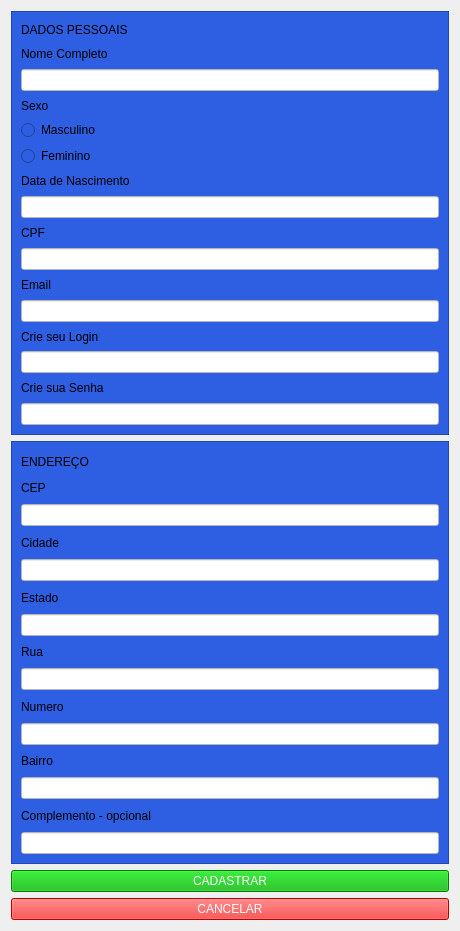
<?xml version="1.0" encoding="UTF-8"?>
<ui version="4.0">
 <class>Form</class>
 <widget class="QWidget" name="Form">
  <property name="geometry">
   <rect>
    <x>0</x>
    <y>0</y>
    <width>460</width>
    <height>931</height>
   </rect>
  </property>
  <property name="windowTitle">
   <string>Form</string>
  </property>
  <layout class="QVBoxLayout" name="verticalLayout_3">
   <item>
    <widget class="QFrame" name="DADOS_PESSOAIS">
     <property name="styleSheet">
      <string notr="true">background-color: rgb(46, 94, 226);
font: 9pt &quot;Nirmala UI&quot;;</string>
     </property>
     <property name="frameShape">
      <enum>QFrame::Shape::StyledPanel</enum>
     </property>
     <property name="frameShadow">
      <enum>QFrame::Shadow::Raised</enum>
     </property>
     <layout class="QVBoxLayout" name="verticalLayout">
      <item>
       <widget class="QLabel" name="title_dados_pessoais">
        <property name="styleSheet">
         <string notr="true">font: 14pt &quot;Comic Sans MS&quot;;
</string>
        </property>
        <property name="text">
         <string>DADOS PESSOAIS</string>
        </property>
       </widget>
      </item>
      <item>
       <widget class="QLabel" name="nome_completo">
        <property name="styleSheet">
         <string notr="true">font: 10pt &quot;Nirmala UI&quot;;</string>
        </property>
        <property name="text">
         <string>Nome Completo</string>
        </property>
       </widget>
      </item>
      <item>
       <widget class="QLineEdit" name="lineEdit_nome_completo">
        <property name="styleSheet">
         <string notr="true">background-color: rgb(255, 255, 255);
font: 9pt &quot;Nirmala UI&quot;;</string>
        </property>
       </widget>
      </item>
      <item>
       <widget class="QLabel" name="label_sexo">
        <property name="styleSheet">
         <string notr="true">font: 10pt &quot;Nirmala UI&quot;;</string>
        </property>
        <property name="text">
         <string>Sexo</string>
        </property>
       </widget>
      </item>
      <item>
       <widget class="QRadioButton" name="sx_masculino">
        <property name="text">
         <string>Masculino</string>
        </property>
       </widget>
      </item>
      <item>
       <widget class="QRadioButton" name="sx_feminino">
        <property name="text">
         <string>Feminino</string>
        </property>
       </widget>
      </item>
      <item>
       <widget class="QLabel" name="dataNascimento">
        <property name="styleSheet">
         <string notr="true">font: 10pt &quot;Nirmala UI&quot;;</string>
        </property>
        <property name="text">
         <string>Data de Nascimento</string>
        </property>
       </widget>
      </item>
      <item>
       <widget class="QLineEdit" name="lineEdit_dataNascimento">
        <property name="styleSheet">
         <string notr="true">background-color: rgb(255, 255, 255);</string>
        </property>
       </widget>
      </item>
      <item>
       <widget class="QLabel" name="cpf">
        <property name="styleSheet">
         <string notr="true">font: 10pt &quot;Nirmala UI&quot;;</string>
        </property>
        <property name="text">
         <string>CPF</string>
        </property>
       </widget>
      </item>
      <item>
       <widget class="QLineEdit" name="lineEdit_cpf">
        <property name="styleSheet">
         <string notr="true">background-color: rgb(255, 255, 255);</string>
        </property>
       </widget>
      </item>
      <item>
       <widget class="QLabel" name="email">
        <property name="styleSheet">
         <string notr="true">font: 10pt &quot;Nirmala UI&quot;;</string>
        </property>
        <property name="text">
         <string>Email</string>
        </property>
       </widget>
      </item>
      <item>
       <widget class="QLineEdit" name="lineEdit_email">
        <property name="styleSheet">
         <string notr="true">background-color: rgb(255, 255, 255);</string>
        </property>
       </widget>
      </item>
      <item>
       <widget class="QLabel" name="label_login">
        <property name="styleSheet">
         <string notr="true">font: 10pt &quot;Nirmala UI&quot;;</string>
        </property>
        <property name="text">
         <string>Crie seu Login</string>
        </property>
       </widget>
      </item>
      <item>
       <widget class="QLineEdit" name="lineEdit_login">
        <property name="styleSheet">
         <string notr="true">background-color: rgb(255, 255, 255);</string>
        </property>
       </widget>
      </item>
      <item>
       <widget class="QLabel" name="label_senha">
        <property name="styleSheet">
         <string notr="true">font: 10pt &quot;Nirmala UI&quot;;</string>
        </property>
        <property name="text">
         <string>Crie sua Senha</string>
        </property>
       </widget>
      </item>
      <item>
       <widget class="QLineEdit" name="lineEdit_senha">
        <property name="styleSheet">
         <string notr="true">background-color: rgb(255, 255, 255);</string>
        </property>
       </widget>
      </item>
     </layout>
    </widget>
   </item>
   <item>
    <widget class="QFrame" name="ENDERECO">
     <property name="styleSheet">
      <string notr="true">background-color: rgb(46, 94, 226);
font: 9pt &quot;Nirmala UI&quot;;</string>
     </property>
     <property name="frameShape">
      <enum>QFrame::Shape::StyledPanel</enum>
     </property>
     <property name="frameShadow">
      <enum>QFrame::Shadow::Raised</enum>
     </property>
     <layout class="QVBoxLayout" name="verticalLayout_2">
      <item>
       <widget class="QLabel" name="title_endereco">
        <property name="styleSheet">
         <string notr="true">font: 14pt &quot;Comic Sans MS&quot;;</string>
        </property>
        <property name="text">
         <string>ENDEREÇO</string>
        </property>
       </widget>
      </item>
      <item>
       <widget class="QLabel" name="cep">
        <property name="styleSheet">
         <string notr="true">font: 10pt &quot;Nirmala UI&quot;;</string>
        </property>
        <property name="text">
         <string>CEP</string>
        </property>
       </widget>
      </item>
      <item>
       <widget class="QLineEdit" name="lineEdit_cep">
        <property name="styleSheet">
         <string notr="true">background-color: rgb(255, 255, 255);</string>
        </property>
       </widget>
      </item>
      <item>
       <widget class="QLabel" name="cidade">
        <property name="styleSheet">
         <string notr="true">font: 10pt &quot;Nirmala UI&quot;;</string>
        </property>
        <property name="text">
         <string>Cidade</string>
        </property>
       </widget>
      </item>
      <item>
       <widget class="QLineEdit" name="lineEdit_cidade">
        <property name="styleSheet">
         <string notr="true">background-color: rgb(255, 255, 255);</string>
        </property>
       </widget>
      </item>
      <item>
       <widget class="QLabel" name="estado">
        <property name="styleSheet">
         <string notr="true">font: 10pt &quot;Nirmala UI&quot;;</string>
        </property>
        <property name="text">
         <string>Estado</string>
        </property>
       </widget>
      </item>
      <item>
       <widget class="QLineEdit" name="lineEdit_estado">
        <property name="styleSheet">
         <string notr="true">background-color: rgb(255, 255, 255);</string>
        </property>
       </widget>
      </item>
      <item>
       <widget class="QLabel" name="rua">
        <property name="styleSheet">
         <string notr="true">font: 10pt &quot;Nirmala UI&quot;;</string>
        </property>
        <property name="text">
         <string>Rua</string>
        </property>
       </widget>
      </item>
      <item>
       <widget class="QLineEdit" name="lineEdit_rua">
        <property name="styleSheet">
         <string notr="true">background-color: rgb(255, 255, 255);</string>
        </property>
       </widget>
      </item>
      <item>
       <widget class="QLabel" name="numero">
        <property name="styleSheet">
         <string notr="true">font: 10pt &quot;Nirmala UI&quot;;</string>
        </property>
        <property name="text">
         <string>Numero</string>
        </property>
       </widget>
      </item>
      <item>
       <widget class="QLineEdit" name="lineEdit_numero">
        <property name="styleSheet">
         <string notr="true">background-color: rgb(255, 255, 255);</string>
        </property>
       </widget>
      </item>
      <item>
       <widget class="QLabel" name="bairro">
        <property name="styleSheet">
         <string notr="true">font: 10pt &quot;Nirmala UI&quot;;</string>
        </property>
        <property name="text">
         <string>Bairro</string>
        </property>
       </widget>
      </item>
      <item>
       <widget class="QLineEdit" name="lineEdit_bairro">
        <property name="styleSheet">
         <string notr="true">background-color: rgb(255, 255, 255);</string>
        </property>
       </widget>
      </item>
      <item>
       <widget class="QLabel" name="complemento">
        <property name="styleSheet">
         <string notr="true">font: 10pt &quot;Nirmala UI&quot;;</string>
        </property>
        <property name="text">
         <string>Complemento - opcional</string>
        </property>
       </widget>
      </item>
      <item>
       <widget class="QLineEdit" name="lineEdit_complemento">
        <property name="styleSheet">
         <string notr="true">background-color: rgb(255, 255, 255);</string>
        </property>
       </widget>
      </item>
     </layout>
    </widget>
   </item>
   <item>
    <widget class="QPushButton" name="pushButton_cadastrar">
     <property name="styleSheet">
      <string notr="true">color: rgb(255, 255, 255);
font: 13pt &quot;Nirmala UI&quot;;

background-color: rgb(0, 176, 0);</string>
     </property>
     <property name="text">
      <string>CADASTRAR</string>
     </property>
    </widget>
   </item>
   <item>
    <widget class="QPushButton" name="pushButton_cancelar">
     <property name="styleSheet">
      <string notr="true">background-color: rgb(255, 0, 0);
color: rgb(255, 255, 255);
font: 13pt &quot;Nirmala UI&quot;;</string>
     </property>
     <property name="text">
      <string>CANCELAR</string>
     </property>
    </widget>
   </item>
  </layout>
 </widget>
 <resources/>
 <connections/>
</ui>
